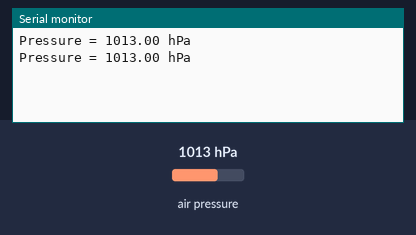
Bench run of a sketch on a simulated Arduino Uno, built with avr-gcc and run on an emulated ATmega328P. Shown: the last lines printed to the serial monitor. The inputs (shaded band) are chosen by the test bench; at power-on: air pressure 1013 hPa.

Above: at 1.8 s.
1.9 s: air pressure set to 952 hPa
At 2.8 s:
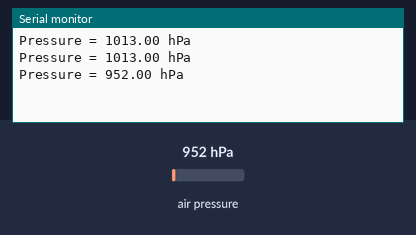
3.4 s: air pressure set to 975 hPa
At 4.7 s:
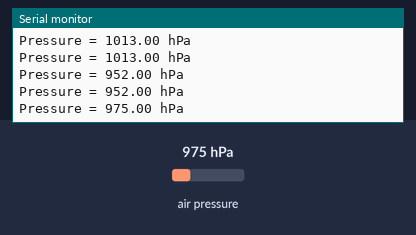
Timing chart, 0 to 6.4 s (numbered marks = the images above; inputs shaded):
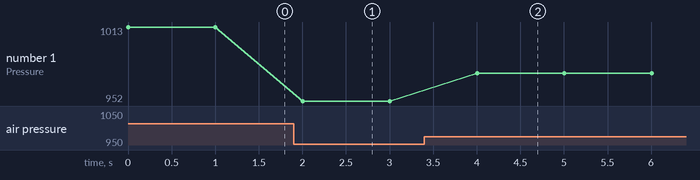

Measured:
- after the input at 1.9 s, the serial monitor: prints a new line after 0.10 s (image 1)
- after the input at 3.4 s, the serial monitor: prints a new line after 0.60 s (image 2)
- plotted number 1: 1013 → 952 after the input at 1.9 s, 952 → 975 after the input at 3.4 s

The sketch:

BMP085test.ino
```cpp
#include <Wire.h>
#include <Adafruit_BMP085.h>

Adafruit_BMP085 bmp;

void setup() {
  Serial.begin(9600);
  if (!bmp.begin()) {
    Serial.println("Could not find a valid BMP085 sensor, check wiring!");
    while (1) {}
  }
}
//comment
void loop() {
  float pressure = bmp.readPressure() / 100.0F; // convert to hPa
  Serial.print("Pressure = ");
  Serial.print(pressure);
  Serial.println(" hPa");

  delay(1000);
}
```
